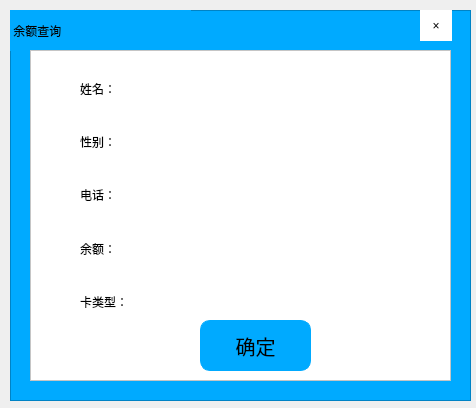
<?xml version="1.0" encoding="UTF-8"?>
<ui version="4.0">
 <class>Chaxun</class>
 <widget class="QDialog" name="Chaxun">
  <property name="geometry">
   <rect>
    <x>0</x>
    <y>0</y>
    <width>476</width>
    <height>408</height>
   </rect>
  </property>
  <property name="windowTitle">
   <string>Dialog</string>
  </property>
  <property name="styleSheet">
   <string notr="true">QToolButton{
border:none;
}
QLineEdit{
font: 8pt &quot;微软雅黑&quot;;
border:none;
}
QLabel{
font: 8pt &quot;微软雅黑&quot;;
}</string>
  </property>
  <widget class="QFrame" name="frame">
   <property name="geometry">
    <rect>
     <x>10</x>
     <y>10</y>
     <width>461</width>
     <height>391</height>
    </rect>
   </property>
   <property name="styleSheet">
    <string notr="true">background-color: rgb(0, 170, 255);</string>
   </property>
   <property name="frameShape">
    <enum>QFrame::StyledPanel</enum>
   </property>
   <property name="frameShadow">
    <enum>QFrame::Raised</enum>
   </property>
   <widget class="QLabel" name="label">
    <property name="geometry">
     <rect>
      <x>0</x>
      <y>0</y>
      <width>181</width>
      <height>41</height>
     </rect>
    </property>
    <property name="styleSheet">
     <string notr="true">font: 14pt &quot;黑体&quot;;</string>
    </property>
    <property name="text">
     <string> 余额查询</string>
    </property>
   </widget>
   <widget class="QFrame" name="frame_2">
    <property name="geometry">
     <rect>
      <x>20</x>
      <y>40</y>
      <width>421</width>
      <height>331</height>
     </rect>
    </property>
    <property name="styleSheet">
     <string notr="true">background-color: rgb(255, 255, 255);</string>
    </property>
    <property name="frameShape">
     <enum>QFrame::StyledPanel</enum>
    </property>
    <property name="frameShadow">
     <enum>QFrame::Raised</enum>
    </property>
    <widget class="QPushButton" name="signin">
     <property name="geometry">
      <rect>
       <x>170</x>
       <y>270</y>
       <width>111</width>
       <height>51</height>
      </rect>
     </property>
     <property name="styleSheet">
      <string notr="true">font:20px;
background-color: rgb(0, 170, 255);
border-radius:10px;
border:1px solid rgb(0, 170, 255);
</string>
     </property>
     <property name="text">
      <string>确定</string>
     </property>
    </widget>
    <widget class="QWidget" name="gridWidget" native="true">
     <property name="geometry">
      <rect>
       <x>50</x>
       <y>30</y>
       <width>341</width>
       <height>231</height>
      </rect>
     </property>
     <property name="styleSheet">
      <string notr="true"/>
     </property>
     <layout class="QGridLayout" name="gridLayout">
      <item row="4" column="0">
       <widget class="QLabel" name="label_4">
        <property name="text">
         <string>电话：</string>
        </property>
       </widget>
      </item>
      <item row="1" column="0">
       <spacer name="verticalSpacer">
        <property name="orientation">
         <enum>Qt::Vertical</enum>
        </property>
        <property name="sizeHint" stdset="0">
         <size>
          <width>20</width>
          <height>40</height>
         </size>
        </property>
       </spacer>
      </item>
      <item row="8" column="1">
       <widget class="QLineEdit" name="type"/>
      </item>
      <item row="6" column="1">
       <widget class="QLineEdit" name="rmb"/>
      </item>
      <item row="6" column="0">
       <widget class="QLabel" name="label_5">
        <property name="text">
         <string>余额：</string>
        </property>
       </widget>
      </item>
      <item row="7" column="0">
       <spacer name="verticalSpacer_4">
        <property name="orientation">
         <enum>Qt::Vertical</enum>
        </property>
        <property name="sizeHint" stdset="0">
         <size>
          <width>20</width>
          <height>40</height>
         </size>
        </property>
       </spacer>
      </item>
      <item row="3" column="0">
       <spacer name="verticalSpacer_2">
        <property name="orientation">
         <enum>Qt::Vertical</enum>
        </property>
        <property name="sizeHint" stdset="0">
         <size>
          <width>20</width>
          <height>40</height>
         </size>
        </property>
       </spacer>
      </item>
      <item row="0" column="1">
       <widget class="QLineEdit" name="name"/>
      </item>
      <item row="2" column="0">
       <widget class="QLabel" name="label_3">
        <property name="text">
         <string>性别：</string>
        </property>
       </widget>
      </item>
      <item row="5" column="0">
       <spacer name="verticalSpacer_3">
        <property name="orientation">
         <enum>Qt::Vertical</enum>
        </property>
        <property name="sizeHint" stdset="0">
         <size>
          <width>20</width>
          <height>40</height>
         </size>
        </property>
       </spacer>
      </item>
      <item row="2" column="1">
       <widget class="QLineEdit" name="gendr"/>
      </item>
      <item row="8" column="0">
       <widget class="QLabel" name="label_6">
        <property name="text">
         <string>卡类型：</string>
        </property>
       </widget>
      </item>
      <item row="0" column="0">
       <widget class="QLabel" name="label_2">
        <property name="text">
         <string>姓名：</string>
        </property>
       </widget>
      </item>
      <item row="4" column="1">
       <widget class="QLineEdit" name="phonenum"/>
      </item>
     </layout>
    </widget>
   </widget>
   <widget class="QToolButton" name="close">
    <property name="geometry">
     <rect>
      <x>410</x>
      <y>0</y>
      <width>32</width>
      <height>31</height>
     </rect>
    </property>
    <property name="styleSheet">
     <string notr="true">background-color: rgb(255, 255, 255);</string>
    </property>
    <property name="text">
     <string>×</string>
    </property>
   </widget>
  </widget>
 </widget>
 <resources/>
 <connections/>
</ui>
